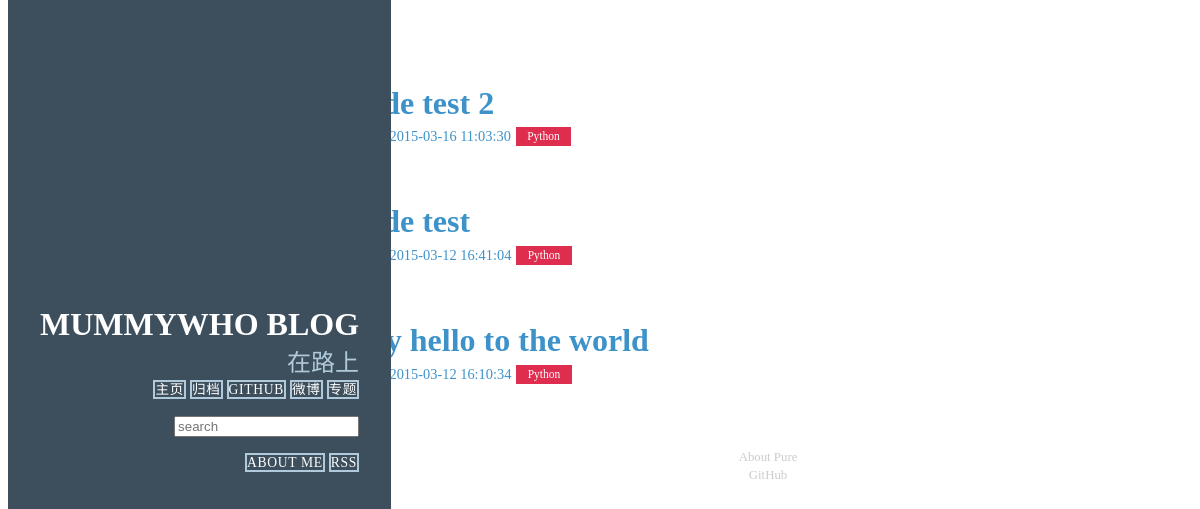
/archives/, run on an earlier commit of the app's database.
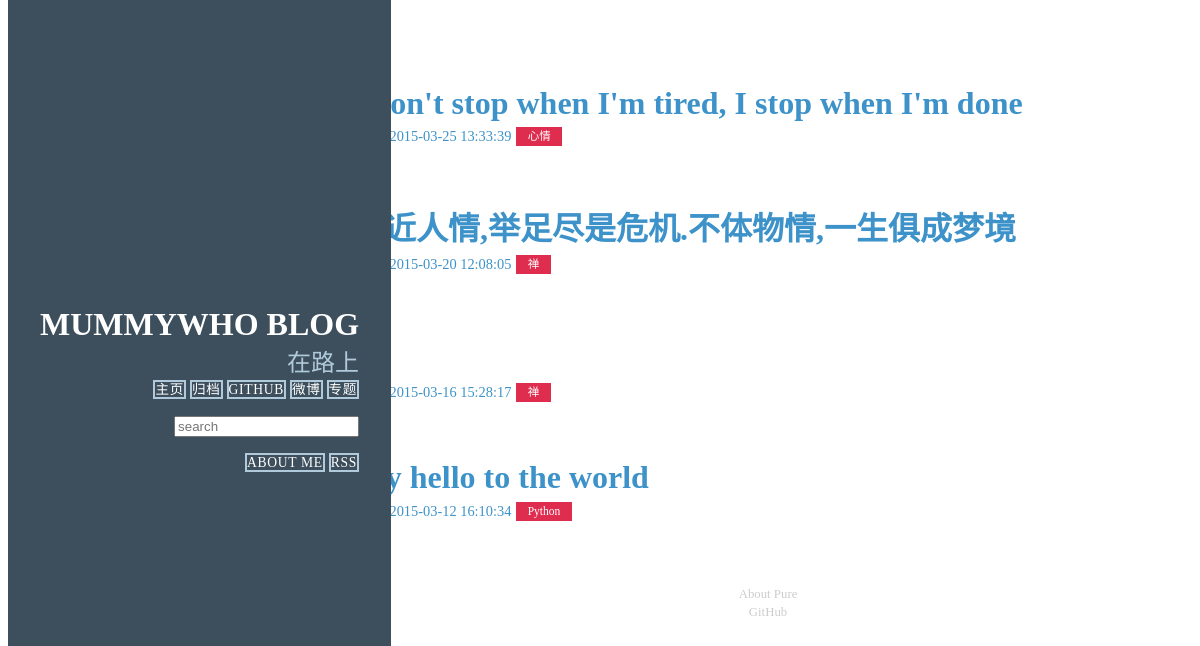
And on a later commit of the database.
### article/models.py (models this page shows, shortened)
class Article(models.Model) :
    title = models.CharField(max_length = 100)  #博客题目
    category = models.CharField(max_length = 50, blank = True)  #博客标签
    date_time = models.DateTimeField(auto_now_add = True)  #博客日期
    content = RichTextField('内容', config_name = 'mummy_default')
    class Meta:  #按时间下降排序
        ordering = ['-date_time']

### article/views.py (the view)
# urls.py: url(r'^archives/$', 'article.views.archives', name = 'archives'),
def archives(request) :
    try:
        post_list = Article.objects.all()
    except Article.DoesNotExist :
        raise Http404
    return render(request, 'archives.html', {'post_list' : post_list,'error' : False})

### templates/archives.html
﻿{% extends "base.html" %}
{% block content %}
<div class="posts">
    {% if error %}
        <h2 class="post-title">没有相关文章题目</a></h2>
    {% else %}
    {% for post in post_list %}
        <section class="post">
            <header class="post-header">
                <h2 class="post-title"><a href="{% url 'detail' id=post.id %}">{{ post.title }}</a></h2>
                    <p class="post-meta">
                        Time:  <a class="post-author" href="#">{{ post.date_time |date:"Y-m-d H:i:s"}}</a> <a class="post-category post-category-js" href="{% url 'search_tag' tag=post.category %}">{{ post.category }}</a>
                    </p>
            </header>
        </section>
    {% endfor %}
     {% endif %}
</div>
{% endblock %}

What changed in the data, as far as the page shows it:
removed Article: title "code test 2", date_time "2015-03-16 11:03:30", category "Python"
removed Article: title "code test", date_time "2015-03-12 16:41:04", category "Python"
added Article: title "I don't stop when I'm tired, I stop when I'm done", date_time "2015-03-25 13:33:39", category "心情"
added Article: title "不近人情,举足尽是危机.不体物情,一生俱成梦境", date_time "2015-03-20 12:08:05", category "禅"
added Article: date_time "2015-03-16 15:28:17", category "禅"
